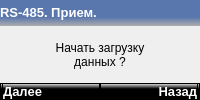
      <widget class="QWidget" name="RS485_PRM_page">
       <layout class="QVBoxLayout" name="verticalLayout_50">
        <property name="spacing">
         <number>0</number>
        </property>
        <property name="leftMargin">
         <number>0</number>
        </property>
        <property name="topMargin">
         <number>0</number>
        </property>
        <property name="rightMargin">
         <number>0</number>
        </property>
        <property name="bottomMargin">
         <number>0</number>
        </property>
        <item>
         <layout class="QVBoxLayout" name="verticalLayout_49">
          <property name="spacing">
           <number>0</number>
          </property>
          <item>
           <widget class="QWidget" name="horizontalWidget_11" native="true">
            <property name="styleSheet">
             <string notr="true">background: qlineargradient(spread:pad, x1:0, y1:0, x2:0, y2:1, stop:0.659091 rgba(89, 118, 173, 255), stop:1 rgba(173, 173, 173, 255));</string>
            </property>
            <layout class="QHBoxLayout" name="horizontalLayout_71">
             <property name="spacing">
              <number>0</number>
             </property>
             <property name="leftMargin">
              <number>0</number>
             </property>
             <property name="topMargin">
              <number>1</number>
             </property>
             <property name="rightMargin">
              <number>0</number>
             </property>
             <property name="bottomMargin">
              <number>1</number>
             </property>
             <item>
              <widget class="QLabel" name="label_95">
               <property name="sizePolicy">
                <sizepolicy hsizetype="Preferred" vsizetype="Fixed">
                 <horstretch>0</horstretch>
                 <verstretch>0</verstretch>
                </sizepolicy>
               </property>
               <property name="sizeIncrement">
                <size>
                 <width>0</width>
                 <height>0</height>
                </size>
               </property>
               <property name="baseSize">
                <size>
                 <width>0</width>
                 <height>0</height>
                </size>
               </property>
               <property name="font">
                <font>
                 <pointsize>10</pointsize>
                 <weight>75</weight>
                 <bold>true</bold>
                </font>
               </property>
               <property name="styleSheet">
                <string notr="true">color: rgb(255, 255, 255);
background: none;</string>
               </property>
               <property name="text">
                <string>RS-485. Прием.</string>
               </property>
               <property name="scaledContents">
                <bool>false</bool>
               </property>
               <property name="margin">
                <number>0</number>
               </property>
              </widget>
             </item>
             <item>
              <widget class="QLabel" name="bat_7">
               <property name="sizePolicy">
                <sizepolicy hsizetype="Fixed" vsizetype="Fixed">
                 <horstretch>0</horstretch>
                 <verstretch>0</verstretch>
                </sizepolicy>
               </property>
               <property name="minimumSize">
                <size>
                 <width>24</width>
                 <height>24</height>
                </size>
               </property>
               <property name="maximumSize">
                <size>
                 <width>24</width>
                 <height>24</height>
                </size>
               </property>
               <property name="layoutDirection">
                <enum>Qt::LeftToRight</enum>
               </property>
               <property name="styleSheet">
                <string notr="true">border-image: url(:/resources/battery64.png);
background: none;</string>
               </property>
               <property name="text">
                <string/>
               </property>
               <property name="alignment">
                <set>Qt::AlignRight|Qt::AlignTrailing|Qt::AlignVCenter</set>
               </property>
               <property name="margin">
                <number>0</number>
               </property>
              </widget>
             </item>
            </layout>
           </widget>
          </item>
          <item>
           <widget class="QWidget" name="widget_33" native="true">
            <property name="sizePolicy">
             <sizepolicy hsizetype="Expanding" vsizetype="Expanding">
              <horstretch>0</horstretch>
              <verstretch>0</verstretch>
             </sizepolicy>
            </property>
            <layout class="QVBoxLayout" name="verticalLayout_55">
             <property name="spacing">
              <number>0</number>
             </property>
             <property name="leftMargin">
              <number>0</number>
             </property>
             <property name="topMargin">
              <number>0</number>
             </property>
             <property name="rightMargin">
              <number>0</number>
             </property>
             <property name="bottomMargin">
              <number>0</number>
             </property>
             <item>
              <widget class="QLabel" name="label_96">
               <property name="text">
                <string>Начать загрузку
данных ?</string>
               </property>
               <property name="alignment">
                <set>Qt::AlignCenter</set>
               </property>
              </widget>
             </item>
            </layout>
           </widget>
          </item>
          <item>
           <widget class="QWidget" name="horizontalWidget_12" native="true">
            <property name="sizePolicy">
             <sizepolicy hsizetype="Preferred" vsizetype="Fixed">
              <horstretch>0</horstretch>
              <verstretch>0</verstretch>
             </sizepolicy>
            </property>
            <property name="styleSheet">
             <string notr="true">QWidget {
	background: qlineargradient(spread:pad, x1:0, y1:1, x2:0, y2:0, stop:0.659091 rgba(0, 0, 0, 255), stop:1 rgba(255, 255, 255, 255));
border: 1px solid black;
}
QLabel {
	color: rgb(255, 255, 255)
}
QPushButtonl {
	color: rgb(255, 255, 255)
}</string>
            </property>
            <layout class="QHBoxLayout" name="horizontalLayout_72">
             <property name="spacing">
              <number>0</number>
             </property>
             <property name="leftMargin">
              <number>2</number>
             </property>
             <property name="topMargin">
              <number>0</number>
             </property>
             <property name="rightMargin">
              <number>2</number>
             </property>
             <property name="bottomMargin">
              <number>0</number>
             </property>
             <item>
              <widget class="QPushButton" name="RS485_PRM_left">
               <property name="font">
                <font>
                 <pointsize>10</pointsize>
                 <weight>75</weight>
                 <bold>true</bold>
                </font>
               </property>
               <property name="layoutDirection">
                <enum>Qt::LeftToRight</enum>
               </property>
               <property name="autoFillBackground">
                <bool>false</bool>
               </property>
               <property name="styleSheet">
                <string notr="true">color: rgb(255, 255, 255);
text-align:left;</string>
               </property>
               <property name="text">
                <string>Далее</string>
               </property>
               <property name="autoDefault">
                <bool>false</bool>
               </property>
               <property name="default">
                <bool>false</bool>
               </property>
               <property name="flat">
                <bool>false</bool>
               </property>
              </widget>
             </item>
             <item>
              <widget class="QPushButton" name="RS485_PRM_right">
               <property name="font">
                <font>
                 <pointsize>10</pointsize>
                 <weight>75</weight>
                 <bold>true</bold>
                </font>
               </property>
               <property name="layoutDirection">
                <enum>Qt::LeftToRight</enum>
               </property>
               <property name="autoFillBackground">
                <bool>false</bool>
               </property>
               <property name="styleSheet">
                <string notr="true">color: rgb(255, 255, 255);
text-align:right;</string>
               </property>
               <property name="text">
                <string>Назад</string>
               </property>
               <property name="autoDefault">
                <bool>false</bool>
               </property>
               <property name="default">
                <bool>false</bool>
               </property>
               <property name="flat">
                <bool>false</bool>
               </property>
              </widget>
             </item>
            </layout>
           </widget>
          </item>
         </layout>
        </item>
       </layout>
      </widget>
